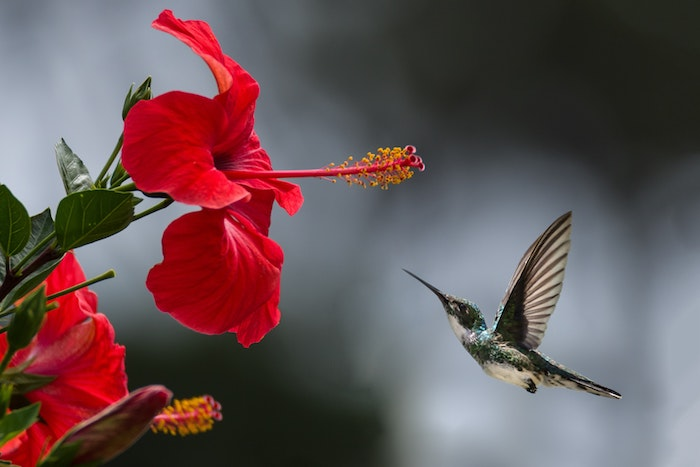
#> input picture file.jpg, 700 x 467 px
$ jupyter execute Untitled.ipynb
#> lines starting #> are read from the running program, lines starting #| are printed output that depends on the picture
[cell 1]
# ابتدا در اولین بلوک کتابخانه های مورد نیاز را ایمپورت میکنیم.
# کتابخانه برای بازکردن فایل ها
import cv2
# کتابخانه برای برخی اعمال ریاضی
import numpy as np
# کتابخانه برای نمایش تصاویر
import matplotlib.pyplot as plt
# تابع آماده برای کاهش بعد تصاویر
from sklearn.decomposition import PCA

[cell 2]
# در ابتدا تصویر را از فایل خوانده و در متغیری ذخیره میکنیم
Picture = cv2.imread("file.jpg")
#> Picture is the input picture: shape (467, 700, 3); mean B, G, R 86.2, 83.8, 103.7
# حال تصویر ذخیره شده را نمایش میدهیم
plt.imshow(Picture)
plt.show()

[cell 3]
# همانطور که میبینید تصویر خوانده شده ترکیب رنگی صحیحی ندارد
# فلذا با قطعه کد زیر ترکیب رنگی اشتباه را اصلاح کرده و مجددا نمایش میدهیم
Picture2 = cv2.cvtColor(cv2.imread("file.jpg"), cv2.COLOR_BGR2RGB)
plt.imshow(Picture2)
plt.show()

[cell 4]
def ourPcaFunc(num):
#> called with num = 0
    global Picture2
    # حال ماتریس های مربوط به رنگ های آبی-سبز-قرمز را از تصویر استخراج میکنیم
    Red, Green, Blue = cv2.split(Picture2)
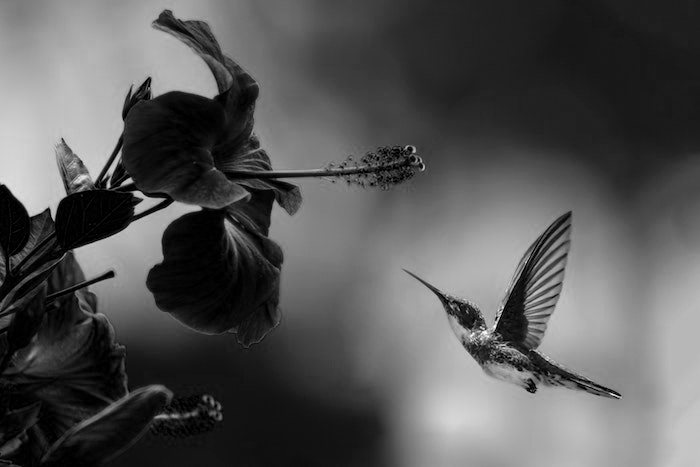
#> Blue: shape (467, 700); min 0, max 255, mean 86.2
    # تابع کاهش بعد را با دو پارامتر متفاوت تشکیل میدهیم
    pca1 = PCA(num)
    # حال کاهش بعد را به ماتریس مربوط به رنگ ها اعمال میکنیم
    # قرمز
    RedTransform1 = pca1.fit_transform(Red)
#> RedTransform1 = empty array
    RedInverse1 = pca1.inverse_transform(RedTransform1)

    # سبز
    GreenTransform1 = pca1.fit_transform(Green)
#> GreenTransform1 = empty array
    GreenInverse1 = pca1.inverse_transform(GreenTransform1)
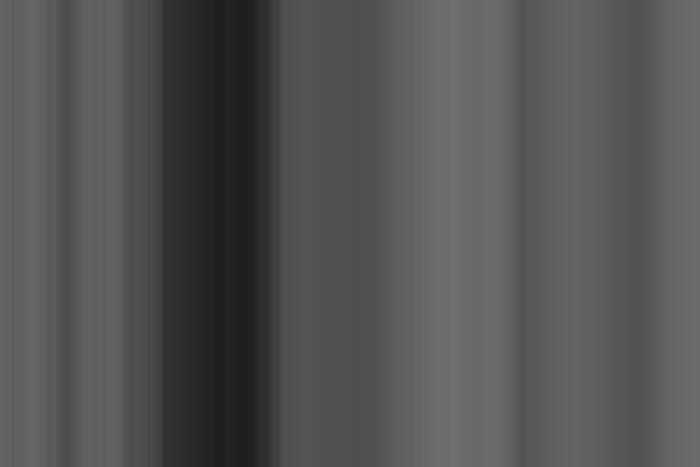
#> GreenInverse1: shape (467, 700) float64; min 30.35, max 111.4, mean 83.8

    # آبی
    BlueTransform1 = pca1.fit_transform(Blue)
#> BlueTransform1 = empty array
    BlueInverse1 = pca1.inverse_transform(BlueTransform1)

    # حال با استفاده از ماتریس های حاصل شده میتوانیم تصویر حاصل را بسازیم
    NpStack1 = np.dstack((RedInverse1, GreenInverse1, BlueInverse1))
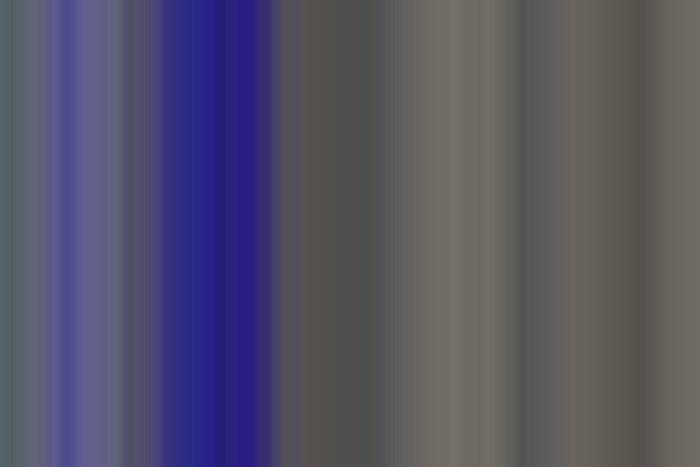
#> NpStack1: shape (467, 700, 3) float64; mean of channels 0, 1, 2 103.7, 83.8, 86.2; drawn as B, G, R
    PictureCompress1 = NpStack1.astype(np.uint8)

    # حال تصویر را به نمایش در می آوریم
    plt.imshow(PictureCompress1)
    plt.show()

[cell 5]
ourPcaFunc(0)

[cell 6]
ourPcaFunc(1)
#> call 2 of ourPcaFunc, with num = 1
#> in ourPcaFunc (call 2), `RedTransform1 = pca1.fit_transform(Red)`: RedTransform1 = 467 values, max 1560.1 at index 436, min -1304.6 at index 171, mean -6.23e-14
#> in ourPcaFunc (call 2), `RedInverse1 = pca1.inverse_transform(RedTransform1)`:
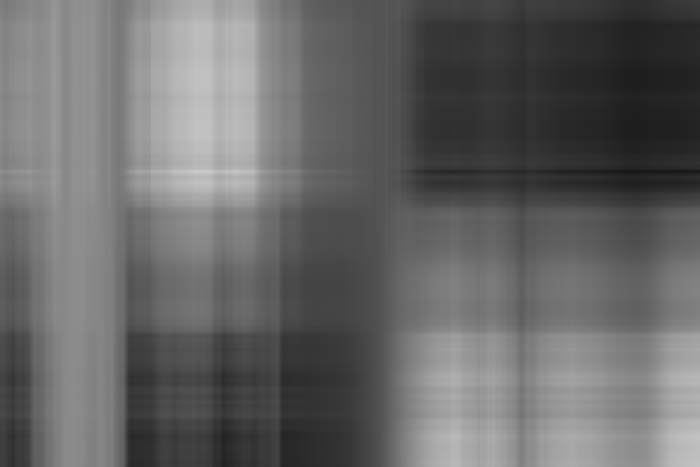
#> RedInverse1: shape (467, 700) float64; min 22.52, max 203.2, mean 103.7
#> in ourPcaFunc (call 2), `GreenTransform1 = pca1.fit_transform(Green)`: GreenTransform1 = 467 values, max 1480.5 at index 83, min -1414.2 at index 399, mean 1.25e-13
#> in ourPcaFunc (call 2), `BlueTransform1 = pca1.fit_transform(Blue)`: BlueTransform1 = 467 values, max 1764 at index 72, min -1631.6 at index 431, mean -1.25e-13

[cell 7]
ourPcaFunc(2)

[cell 8]
ourPcaFunc(3)
#> in ourPcaFunc (call 4), `RedTransform1 = pca1.fit_transform(Red)`: RedTransform1 = 467 rows, first 8: [-722.8, -548.2, -147.6], [-725.3, -547.4, -146], [-728.5, -547.6, -141.6], [-733.3, -547.8, -136], [-736.6, -548, -133.2], [-741.6, -548.1, -127.8], [-745.6, -547.9, -121.6], [-750.2, -546.7, -117.8]
#> in ourPcaFunc (call 4), `GreenTransform1 = pca1.fit_transform(Green)`: GreenTransform1 = 467 rows, first 8: [1202.8, 858.8, -104.5], [1205.1, 859, -102.5], [1210, 859.6, -99.54], [1215.4, 863.2, -97.28], [1219.9, 865.4, -94.08], [1225.5, 868, -90.48], [1229.1, 869.7, -88.71], [1231, 867.3, -85.4]
#> in ourPcaFunc (call 4), `BlueTransform1 = pca1.fit_transform(Blue)`: BlueTransform1 = 467 rows, first 8: [1501.3, 678.9, -467.7], [1503.7, 680.1, -466.4], [1507.9, 680.9, -464.2], [1513.5, 684.8, -463.4], [1518, 689.1, -461.8], [1524.2, 694.1, -461], [1527.4, 700.7, -456.8], [1529.2, 700.2, -452.7]

[cell 9]
ourPcaFunc(4)
#> in ourPcaFunc (call 5), `RedTransform1 = pca1.fit_transform(Red)`: RedTransform1 = 467 rows, first 6: [-722.8, -548.2, -147.6, -204.4], [-725.3, -547.4, -146, -204.2], [-728.5, -547.6, -141.6, -205.3], [-733.3, -547.8, -136, -206.5], [-736.6, -548, -133.2, -204.4], [-741.6, -548.1, -127.8, -204]
#> in ourPcaFunc (call 5), `GreenTransform1 = pca1.fit_transform(Green)`: GreenTransform1 = 467 rows, first 6: [1202.8, 858.8, -104.5, -59.89], [1205.1, 859, -102.5, -59.58], [1210, 859.6, -99.54, -59.5], [1215.4, 863.2, -97.28, -59.72], [1219.9, 865.4, -94.08, -59.17], [1225.5, 868, -90.48, -59.12]
#> in ourPcaFunc (call 5), `BlueTransform1 = pca1.fit_transform(Blue)`: BlueTransform1 = 467 rows, first 6: [1501.3, 678.9, -467.7, 113.6], [1503.7, 680.1, -466.4, 113], [1507.9, 680.9, -464.2, 113.6], [1513.5, 684.8, -463.4, 114.8], [1518, 689.1, -461.8, 114.6], [1524.2, 694.1, -461, 115.2]
#> in ourPcaFunc (call 5), `PictureCompress1 = NpStack1.astype(np.uint8)`:
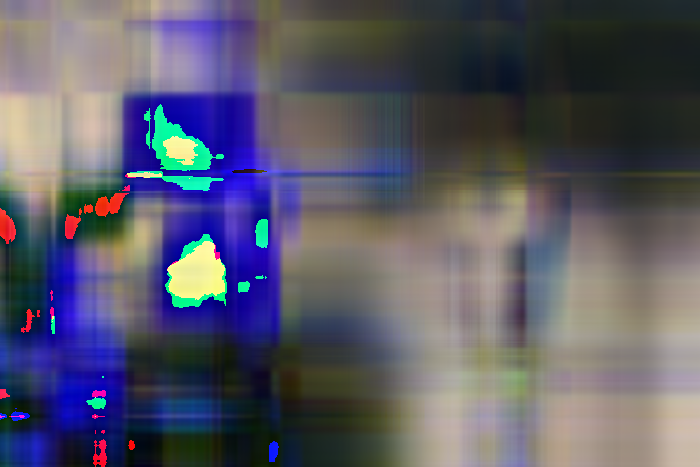
#> PictureCompress1: shape (467, 700, 3); mean of channels 0, 1, 2 103.4, 88.7, 89.7; drawn as B, G, R

[cell 10]
ourPcaFunc(5)
#> in ourPcaFunc (call 6), `RedTransform1 = pca1.fit_transform(Red)`: RedTransform1 = 467 rows, first 6: [-722.8, -548.2, -147.6, -204.4, -227], [-725.3, -547.4, -146, -204.2, -227.2], [-728.5, -547.6, -141.6, -205.3, -226.2], [-733.3, -547.8, -136, -206.5, -226.2], [-736.6, -548, -133.2, -204.4, -227.2], [-741.6, -548.1, -127.8, -204, -226.7]
#> in ourPcaFunc (call 6), `RedInverse1 = pca1.inverse_transform(RedTransform1)`:
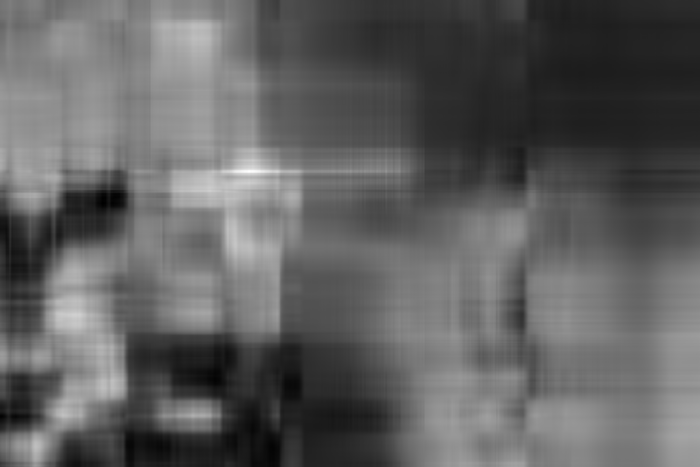
#> RedInverse1: shape (467, 700) float64; min -11.07, max 292.3, mean 103.7; drawn with min black and max white
#> in ourPcaFunc (call 6), `GreenTransform1 = pca1.fit_transform(Green)`: GreenTransform1 = 467 rows, first 6: [1202.8, 858.8, -104.5, -59.89, -43.06], [1205.1, 859, -102.5, -59.58, -43.07], [1210, 859.6, -99.54, -59.5, -42.31], [1215.4, 863.2, -97.28, -59.72, -39.72], [1219.9, 865.4, -94.08, -59.17, -38.38], [1225.5, 868, -90.48, -59.12, -36.08]
#> in ourPcaFunc (call 6), `GreenInverse1 = pca1.inverse_transform(GreenTransform1)`:
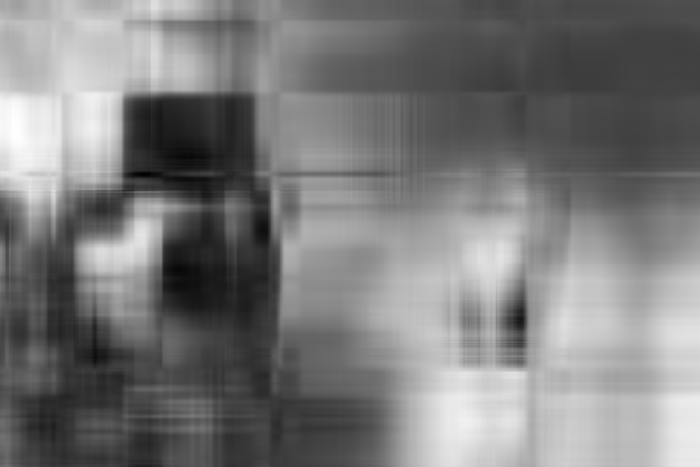
#> GreenInverse1: shape (467, 700) float64; min -31.06, max 206.9, mean 83.8; drawn with min black and max white
#> in ourPcaFunc (call 6), `BlueTransform1 = pca1.fit_transform(Blue)`: BlueTransform1 = 467 rows, first 6: [1501.3, 678.9, -467.7, 113.6, 8.42], [1503.7, 680.1, -466.4, 113, 8.13], [1507.9, 680.9, -464.2, 113.6, 10.32], [1513.5, 684.8, -463.4, 114.8, 12.68], [1518, 689.1, -461.8, 114.6, 13.6], [1524.2, 694.1, -461, 115.2, 15.17]

[cell 11]
ourPcaFunc(10)
#> in ourPcaFunc (call 7), `NpStack1 = np.dstack((RedInverse1, GreenInverse1, BlueInverse1))`:
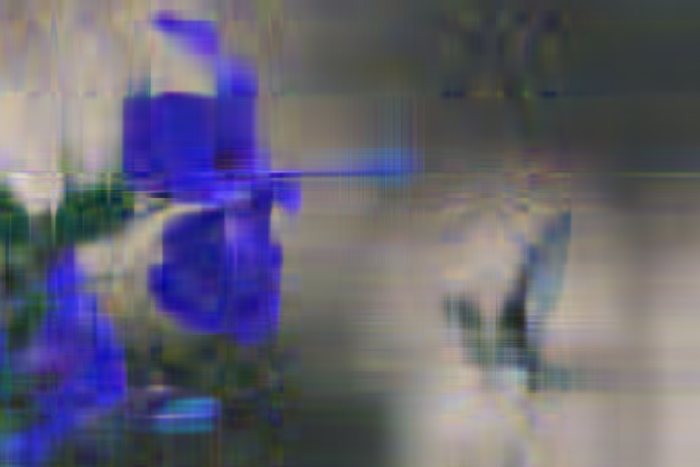
#> NpStack1: shape (467, 700, 3) float64; mean of channels 0, 1, 2 103.7, 83.8, 86.2; drawn with min black and max white

[cell 12]
ourPcaFunc(20)
#> in ourPcaFunc (call 8), `NpStack1 = np.dstack((RedInverse1, GreenInverse1, BlueInverse1))`:
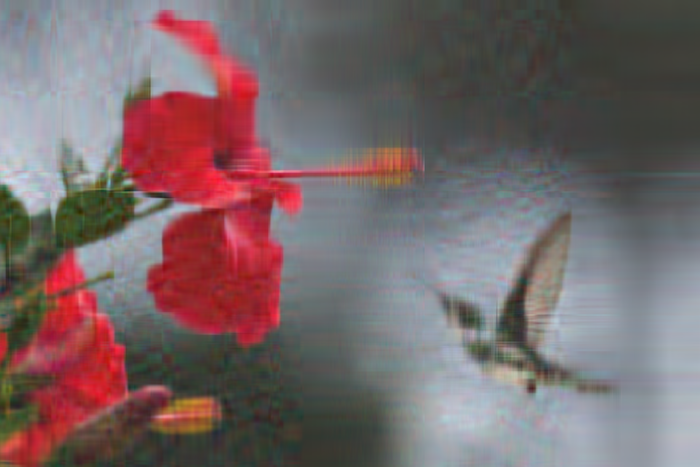
#> NpStack1: shape (467, 700, 3) float64; mean R, G, B 103.7, 83.8, 86.2; drawn with min black and max white
#> in ourPcaFunc (call 8), `PictureCompress1 = NpStack1.astype(np.uint8)`:
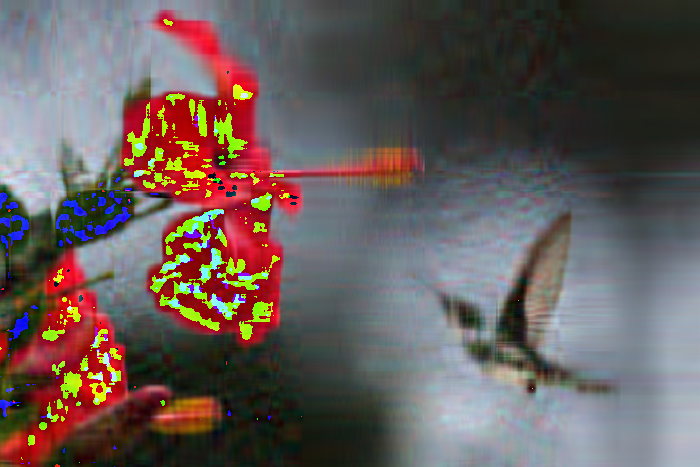
#> PictureCompress1: shape (467, 700, 3); mean R, G, B 103, 91.4, 89.3
